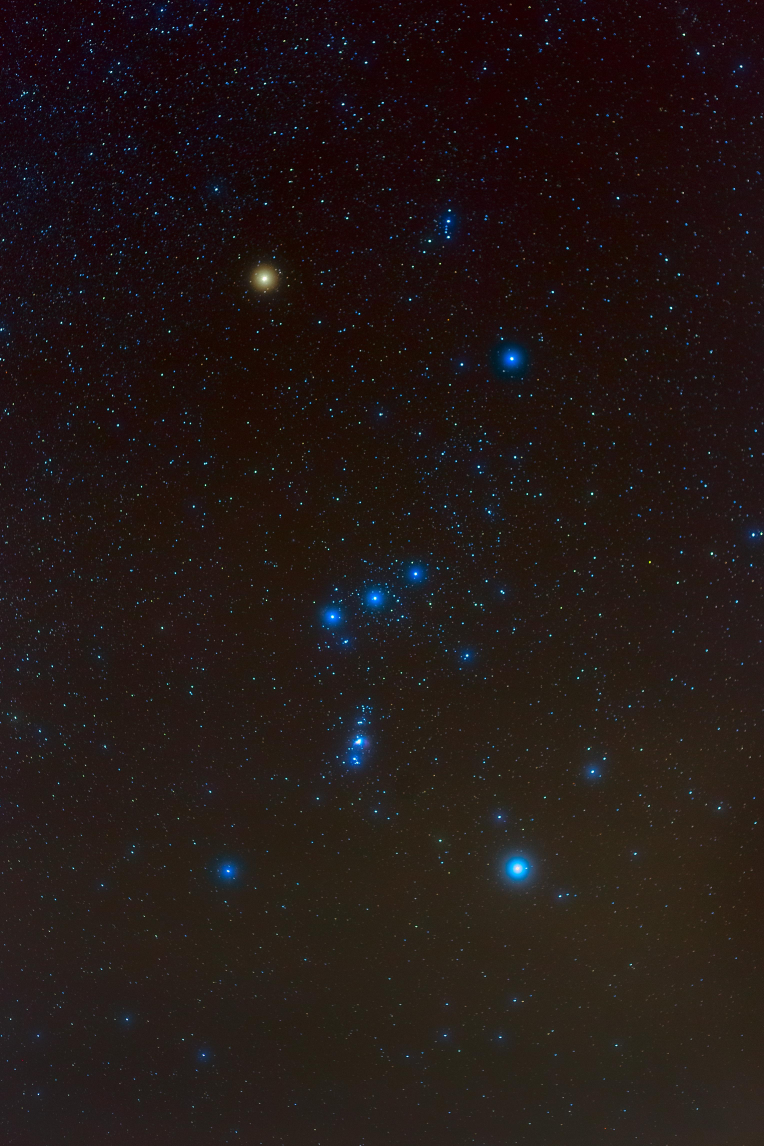
#> input picture original-images/orion/orion10.jpg, 3056 x 4583 px (shown at 1/4 size); its folder holds only this picture in this run
$ python convertImage.py
#> lines starting #> are read from the running program, lines starting #| are printed output that depends on the picture; after the words box and inside, x2 and y2 are one past the last pixel; in counts of white or black regions, pixels touching at a corner belong together
from PIL import Image
import numpy
import os

size = (128,128)
#https://stackoverflow.com/questions/18777873/convert-rgb-to-black-or-white/18778280

for file_name in os.listdir("original-images/orion/"):
    colorImage = Image.open("original-images/orion/" + file_name)
#> colorImage is the input picture: PIL image 3056x4583 RGB; mean R, G, B 34.8, 23.9, 21.8
    grayImage = colorImage.convert('L')
    blackWhiteImage = grayImage.point(lambda x: 0 if x<128 else 255, '1')
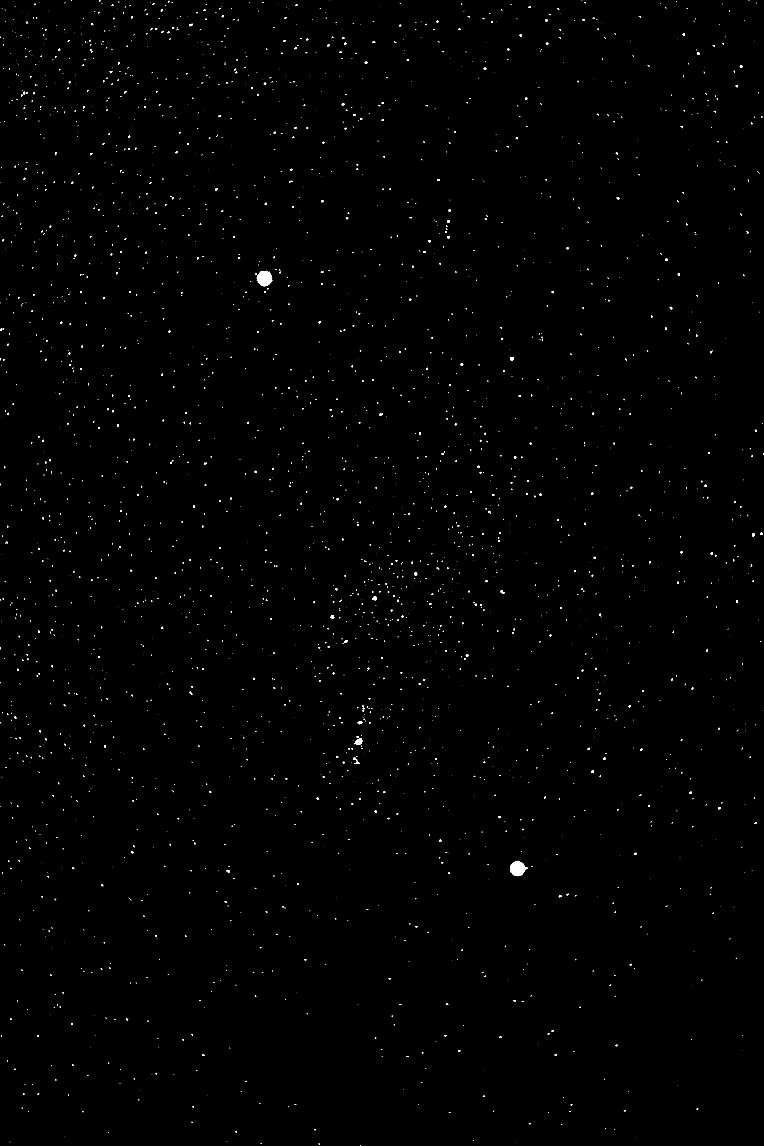
#> blackWhiteImage: PIL image 3056x4583 1 (shown at 1/4 size); 0.29% white; 2794 white regions (2236 under 20 px), largest, box (x1, y1, x2, y2) and area: (2041, 3443, 2110, 3505) 2805, (1027, 1083, 1089, 1146) 2777, (1415, 2954, 1450, 2979) 535
    blackWhiteImage = blackWhiteImage.resize(size, 0)
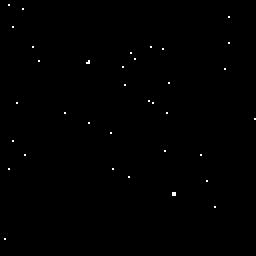
#> blackWhiteImage: PIL image 128x128 1 (shown 2 times larger); 0.24% white in thin lines or dots
    blackWhiteImage.save("new-images/orion/" + file_name[0:-4] + "-resized.jpg")


arr = numpy.ndarray.tolist(numpy.array(blackWhiteImage.getdata(),numpy.uint8).reshape(blackWhiteImage.size[1], blackWhiteImage.size[0]))
#> arr = 128 items
